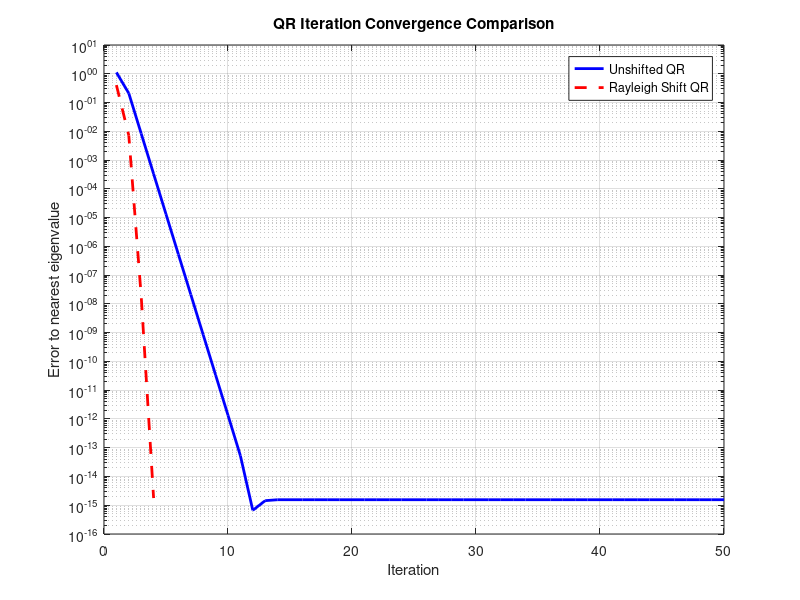

The MATLAB source for this figure:
%% Problem 2: QR Iteration (Shifted vs Unshifted)
clear; clc;

% Construct Matrix
target_eigs = [1, 5, 9, 11, 14];
n = length(target_eigs);
[Q_rot, ~] = qr(randn(n));
A = Q_rot * diag(target_eigs) * Q_rot';

% Target eigenvalue (usually largest or smallest depending on convergence)
% With basic QR, A(n,n) usually converges to the smallest eigenvalue first 
% if we don't sort, but generally it converges to *one* of them.
% We calculate error relative to the closest true eigenvalue.

max_iter = 50;

% --- Method 1: Unshifted ---
A_unshift = A;
err_unshift = [];
for k = 1:max_iter
    [Q, R] = qr(A_unshift);
    A_unshift = R * Q;
    
    % Estimate is the bottom-right element
    est = A_unshift(n,n);
    % Find closest true eigenvalue to measure error
    [min_err, ~] = min(abs(target_eigs - est));
    err_unshift = [err_unshift, min_err];
end

% --- Method 2: Rayleigh Quotient Shift ---
A_shift = A;
err_shift = [];
for k = 1:max_iter
    sigma = A_shift(n,n); % Rayleigh shift
    
    [Q, R] = qr(A_shift - sigma * eye(n));
    A_shift = R * Q + sigma * eye(n);
    
    est = A_shift(n,n);
    [min_err, ~] = min(abs(target_eigs - est));
    err_shift = [err_shift, min_err];
    
    if min_err < 1e-12
        break;
    end
end

% Plotting
figure;
semilogy(1:length(err_unshift), err_unshift, 'b-', 'LineWidth', 2);
hold on;
semilogy(1:length(err_shift), err_shift, 'r--', 'LineWidth', 2);
title('QR Iteration Convergence Comparison');
xlabel('Iteration');
ylabel('Error to nearest eigenvalue');
legend('Unshifted QR', 'Rayleigh Shift QR');
grid on;
